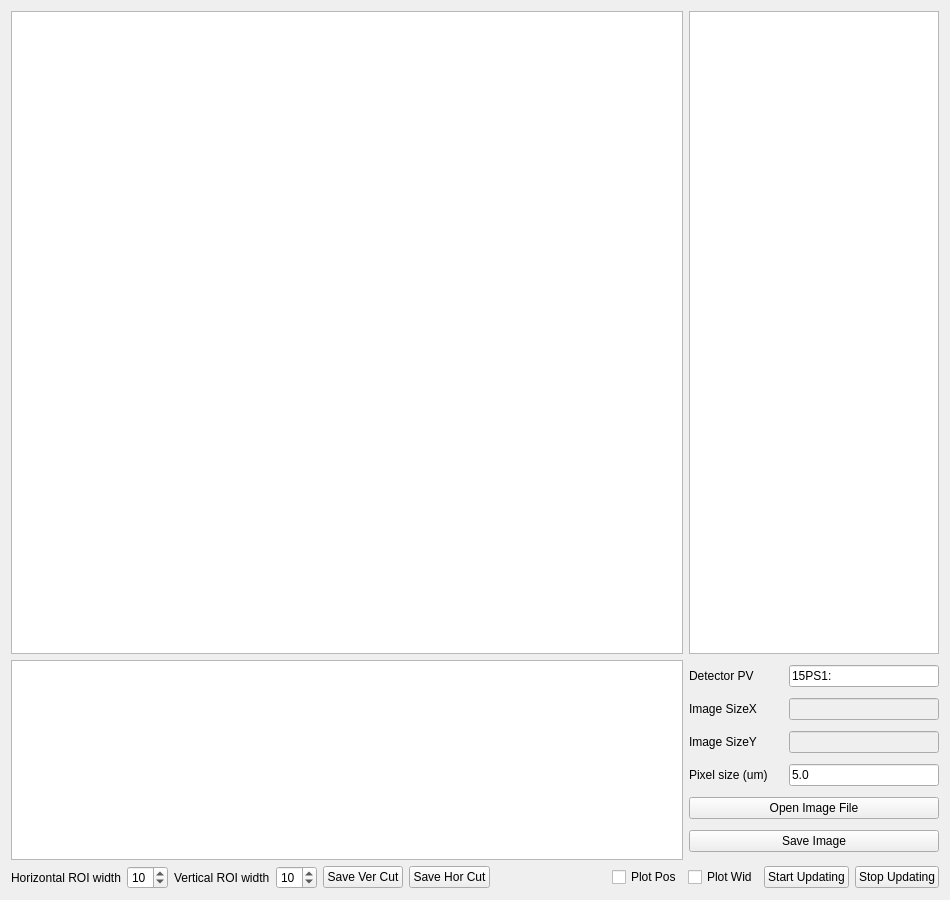
<?xml version="1.0" encoding="UTF-8"?>
<ui version="4.0">
 <class>Form</class>
 <widget class="QWidget" name="Form">
  <property name="geometry">
   <rect>
    <x>0</x>
    <y>0</y>
    <width>950</width>
    <height>900</height>
   </rect>
  </property>
  <property name="windowTitle">
   <string>Form</string>
  </property>
  <layout class="QVBoxLayout" name="verticalLayout_3">
   <item>
    <layout class="QVBoxLayout" name="verticalLayout_2">
     <item>
      <layout class="QHBoxLayout" name="horizontalLayout_2">
       <item>
        <widget class="GraphicsLayoutWidget" name="imageLayout">
         <property name="minimumSize">
          <size>
           <width>0</width>
           <height>0</height>
          </size>
         </property>
        </widget>
       </item>
       <item>
        <widget class="GraphicsLayoutWidget" name="verCutLayout">
         <property name="sizePolicy">
          <sizepolicy hsizetype="Fixed" vsizetype="Expanding">
           <horstretch>0</horstretch>
           <verstretch>0</verstretch>
          </sizepolicy>
         </property>
         <property name="minimumSize">
          <size>
           <width>250</width>
           <height>512</height>
          </size>
         </property>
         <property name="maximumSize">
          <size>
           <width>250</width>
           <height>16777215</height>
          </size>
         </property>
        </widget>
       </item>
      </layout>
     </item>
     <item>
      <layout class="QHBoxLayout" name="horizontalLayout_7">
       <item>
        <widget class="GraphicsLayoutWidget" name="horCutLayout">
         <property name="sizePolicy">
          <sizepolicy hsizetype="Expanding" vsizetype="Fixed">
           <horstretch>0</horstretch>
           <verstretch>0</verstretch>
          </sizepolicy>
         </property>
         <property name="minimumSize">
          <size>
           <width>630</width>
           <height>200</height>
          </size>
         </property>
         <property name="maximumSize">
          <size>
           <width>16777215</width>
           <height>250</height>
          </size>
         </property>
        </widget>
       </item>
       <item>
        <layout class="QVBoxLayout" name="verticalLayout">
         <item>
          <layout class="QHBoxLayout" name="horizontalLayout_3">
           <item>
            <widget class="QLabel" name="detPVLabel">
             <property name="sizePolicy">
              <sizepolicy hsizetype="Fixed" vsizetype="Fixed">
               <horstretch>0</horstretch>
               <verstretch>0</verstretch>
              </sizepolicy>
             </property>
             <property name="minimumSize">
              <size>
               <width>94</width>
               <height>0</height>
              </size>
             </property>
             <property name="maximumSize">
              <size>
               <width>94</width>
               <height>16777215</height>
              </size>
             </property>
             <property name="text">
              <string>Detector PV</string>
             </property>
            </widget>
           </item>
           <item>
            <widget class="QLineEdit" name="detPVLineEdit">
             <property name="sizePolicy">
              <sizepolicy hsizetype="Fixed" vsizetype="Fixed">
               <horstretch>0</horstretch>
               <verstretch>0</verstretch>
              </sizepolicy>
             </property>
             <property name="minimumSize">
              <size>
               <width>150</width>
               <height>0</height>
              </size>
             </property>
             <property name="maximumSize">
              <size>
               <width>150</width>
               <height>16777215</height>
              </size>
             </property>
             <property name="text">
              <string>15PS1:</string>
             </property>
            </widget>
           </item>
          </layout>
         </item>
         <item>
          <layout class="QHBoxLayout" name="horizontalLayout_4">
           <item>
            <widget class="QLabel" name="imageSizeXLabel">
             <property name="sizePolicy">
              <sizepolicy hsizetype="Fixed" vsizetype="Fixed">
               <horstretch>0</horstretch>
               <verstretch>0</verstretch>
              </sizepolicy>
             </property>
             <property name="minimumSize">
              <size>
               <width>94</width>
               <height>0</height>
              </size>
             </property>
             <property name="maximumSize">
              <size>
               <width>94</width>
               <height>16777215</height>
              </size>
             </property>
             <property name="text">
              <string>Image SizeX</string>
             </property>
            </widget>
           </item>
           <item>
            <widget class="QLineEdit" name="imageSizeXLineEdit">
             <property name="enabled">
              <bool>false</bool>
             </property>
             <property name="sizePolicy">
              <sizepolicy hsizetype="Fixed" vsizetype="Fixed">
               <horstretch>0</horstretch>
               <verstretch>0</verstretch>
              </sizepolicy>
             </property>
             <property name="minimumSize">
              <size>
               <width>150</width>
               <height>0</height>
              </size>
             </property>
             <property name="maximumSize">
              <size>
               <width>150</width>
               <height>16777215</height>
              </size>
             </property>
            </widget>
           </item>
          </layout>
         </item>
         <item>
          <layout class="QHBoxLayout" name="horizontalLayout_5">
           <item>
            <widget class="QLabel" name="imageSizeYLabel">
             <property name="sizePolicy">
              <sizepolicy hsizetype="Fixed" vsizetype="Fixed">
               <horstretch>0</horstretch>
               <verstretch>0</verstretch>
              </sizepolicy>
             </property>
             <property name="minimumSize">
              <size>
               <width>94</width>
               <height>0</height>
              </size>
             </property>
             <property name="maximumSize">
              <size>
               <width>94</width>
               <height>16777215</height>
              </size>
             </property>
             <property name="text">
              <string>Image SizeY</string>
             </property>
            </widget>
           </item>
           <item>
            <widget class="QLineEdit" name="imageSizeYLineEdit">
             <property name="enabled">
              <bool>false</bool>
             </property>
             <property name="sizePolicy">
              <sizepolicy hsizetype="Fixed" vsizetype="Fixed">
               <horstretch>0</horstretch>
               <verstretch>0</verstretch>
              </sizepolicy>
             </property>
             <property name="minimumSize">
              <size>
               <width>150</width>
               <height>0</height>
              </size>
             </property>
             <property name="maximumSize">
              <size>
               <width>150</width>
               <height>16777215</height>
              </size>
             </property>
            </widget>
           </item>
          </layout>
         </item>
         <item>
          <layout class="QHBoxLayout" name="horizontalLayout_6">
           <item>
            <widget class="QLabel" name="pixelSizeLabel">
             <property name="sizePolicy">
              <sizepolicy hsizetype="Fixed" vsizetype="Fixed">
               <horstretch>0</horstretch>
               <verstretch>0</verstretch>
              </sizepolicy>
             </property>
             <property name="minimumSize">
              <size>
               <width>94</width>
               <height>0</height>
              </size>
             </property>
             <property name="maximumSize">
              <size>
               <width>94</width>
               <height>16777215</height>
              </size>
             </property>
             <property name="text">
              <string>Pixel size (um)</string>
             </property>
            </widget>
           </item>
           <item>
            <widget class="QLineEdit" name="pixelSizeLineEdit">
             <property name="sizePolicy">
              <sizepolicy hsizetype="Fixed" vsizetype="Fixed">
               <horstretch>0</horstretch>
               <verstretch>0</verstretch>
              </sizepolicy>
             </property>
             <property name="minimumSize">
              <size>
               <width>150</width>
               <height>0</height>
              </size>
             </property>
             <property name="maximumSize">
              <size>
               <width>150</width>
               <height>16777215</height>
              </size>
             </property>
             <property name="text">
              <string>5.0</string>
             </property>
            </widget>
           </item>
          </layout>
         </item>
         <item>
          <widget class="QPushButton" name="openImageFilePushButton">
           <property name="sizePolicy">
            <sizepolicy hsizetype="Fixed" vsizetype="Fixed">
             <horstretch>0</horstretch>
             <verstretch>0</verstretch>
            </sizepolicy>
           </property>
           <property name="minimumSize">
            <size>
             <width>250</width>
             <height>0</height>
            </size>
           </property>
           <property name="maximumSize">
            <size>
             <width>250</width>
             <height>16777215</height>
            </size>
           </property>
           <property name="text">
            <string>Open Image File</string>
           </property>
          </widget>
         </item>
         <item>
          <widget class="QPushButton" name="saveImagePushButton">
           <property name="sizePolicy">
            <sizepolicy hsizetype="Fixed" vsizetype="Fixed">
             <horstretch>0</horstretch>
             <verstretch>0</verstretch>
            </sizepolicy>
           </property>
           <property name="minimumSize">
            <size>
             <width>250</width>
             <height>0</height>
            </size>
           </property>
           <property name="maximumSize">
            <size>
             <width>250</width>
             <height>16777215</height>
            </size>
           </property>
           <property name="text">
            <string>Save Image</string>
           </property>
          </widget>
         </item>
        </layout>
       </item>
      </layout>
     </item>
     <item>
      <layout class="QHBoxLayout" name="horizontalLayout">
       <item>
        <widget class="QLabel" name="horROIWidthLabel">
         <property name="text">
          <string>Horizontal ROI width</string>
         </property>
        </widget>
       </item>
       <item>
        <widget class="QSpinBox" name="horROIWidthSpinBox">
         <property name="minimum">
          <number>2</number>
         </property>
         <property name="singleStep">
          <number>2</number>
         </property>
         <property name="value">
          <number>10</number>
         </property>
        </widget>
       </item>
       <item>
        <widget class="QLabel" name="label">
         <property name="text">
          <string>Vertical ROI width</string>
         </property>
        </widget>
       </item>
       <item>
        <widget class="QSpinBox" name="verROIWidthSpinBox">
         <property name="value">
          <number>10</number>
         </property>
        </widget>
       </item>
       <item>
        <widget class="QPushButton" name="saveVerProfilesPushButton">
         <property name="sizePolicy">
          <sizepolicy hsizetype="Preferred" vsizetype="Fixed">
           <horstretch>0</horstretch>
           <verstretch>0</verstretch>
          </sizepolicy>
         </property>
         <property name="text">
          <string>Save Ver Cut</string>
         </property>
        </widget>
       </item>
       <item>
        <widget class="QPushButton" name="saveHorProfilesPushButton">
         <property name="sizePolicy">
          <sizepolicy hsizetype="Preferred" vsizetype="Fixed">
           <horstretch>0</horstretch>
           <verstretch>0</verstretch>
          </sizepolicy>
         </property>
         <property name="text">
          <string>Save Hor Cut</string>
         </property>
        </widget>
       </item>
       <item>
        <spacer name="horizontalSpacer">
         <property name="orientation">
          <enum>Qt::Horizontal</enum>
         </property>
         <property name="sizeHint" stdset="0">
          <size>
           <width>40</width>
           <height>20</height>
          </size>
         </property>
        </spacer>
       </item>
       <item>
        <widget class="QCheckBox" name="plotPosCheckBox">
         <property name="text">
          <string>Plot Pos</string>
         </property>
        </widget>
       </item>
       <item>
        <widget class="QCheckBox" name="plotWidCheckBox">
         <property name="text">
          <string>Plot Wid</string>
         </property>
        </widget>
       </item>
       <item>
        <widget class="QPushButton" name="startUpdatePushButton">
         <property name="text">
          <string>Start Updating</string>
         </property>
        </widget>
       </item>
       <item>
        <widget class="QPushButton" name="stopUpdatePushButton">
         <property name="text">
          <string>Stop Updating</string>
         </property>
        </widget>
       </item>
      </layout>
     </item>
    </layout>
   </item>
  </layout>
 </widget>
 <customwidgets>
  <customwidget>
   <class>GraphicsLayoutWidget</class>
   <extends>QGraphicsView</extends>
   <header>pyqtgraph</header>
  </customwidget>
 </customwidgets>
 <resources/>
 <connections/>
</ui>
